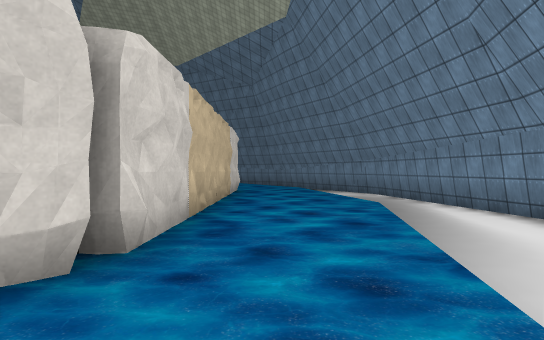
View 1 (above)

24 first-person views from a walk through a scene from a Unity 3-D project. The camera is 1.2 m above the floor, looks level and sees 80° across. The floor is counted in squares, 2 m on a side. Each view is taken from the middle of a square. On the plan, view 1 faces up. The plan holds only what a view shows up to about 10 squares ahead; the rest is blank. The place goes on beyond the plan. Some surface patterns are stand-ins.

View 2
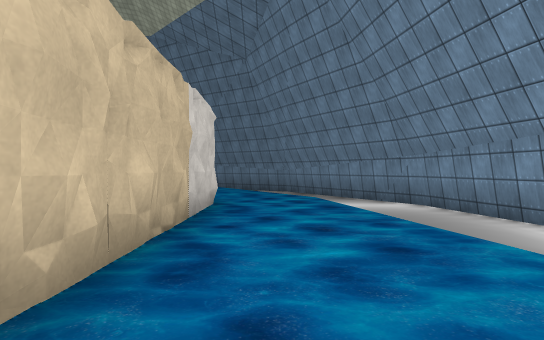

View 3
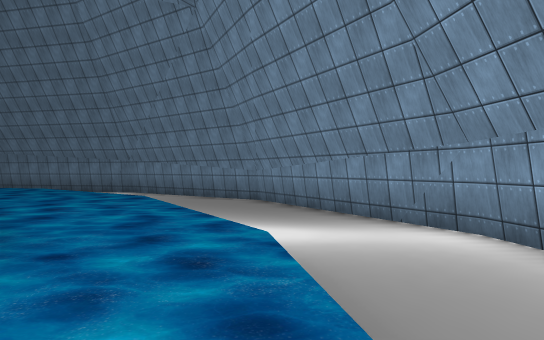

View 4
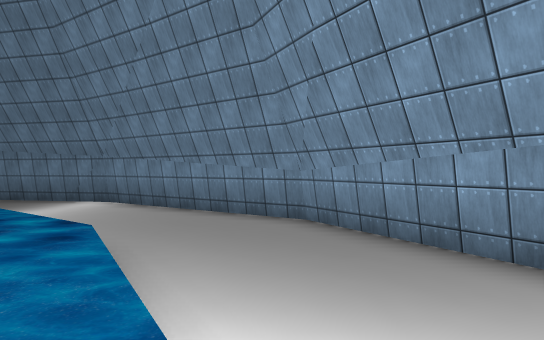

View 5
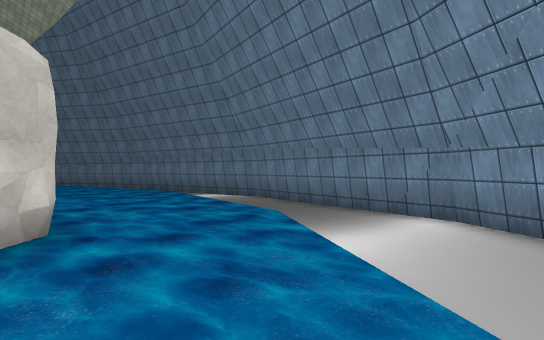

View 6
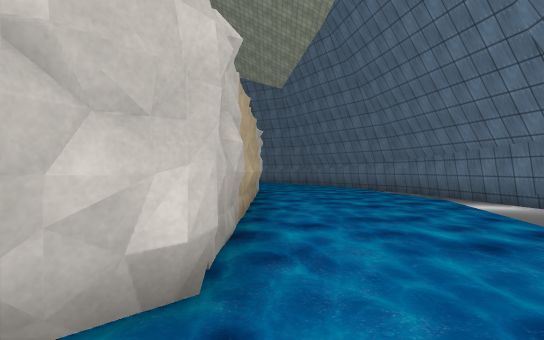

View 7
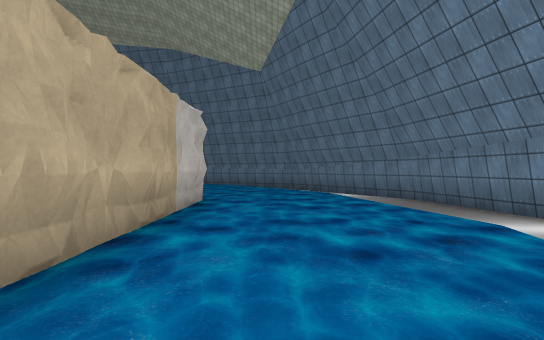

View 8
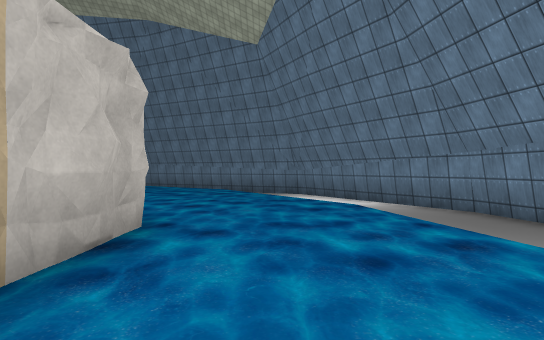

View 9
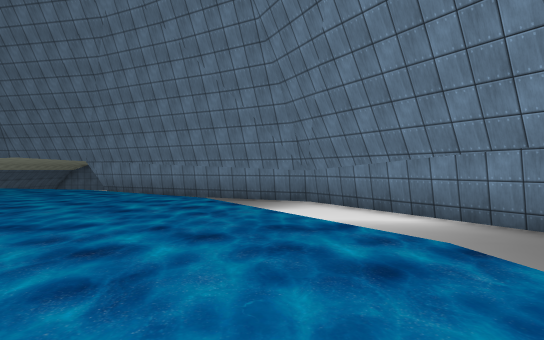

View 10
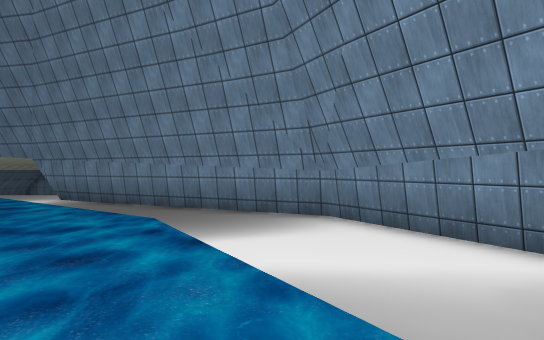

View 11
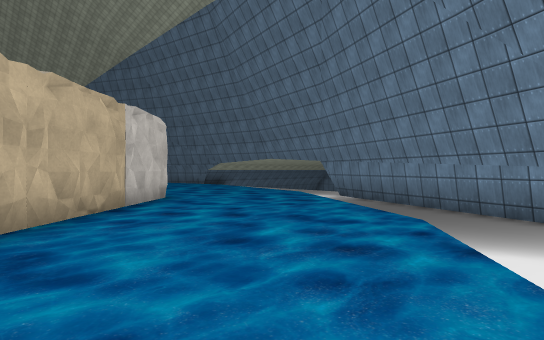

View 12
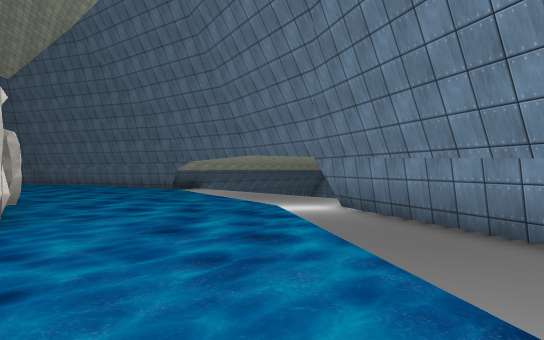

View 13
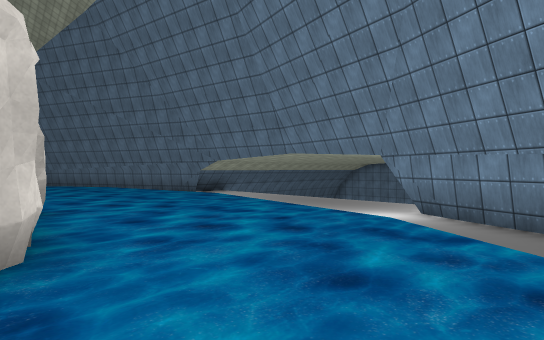

View 14
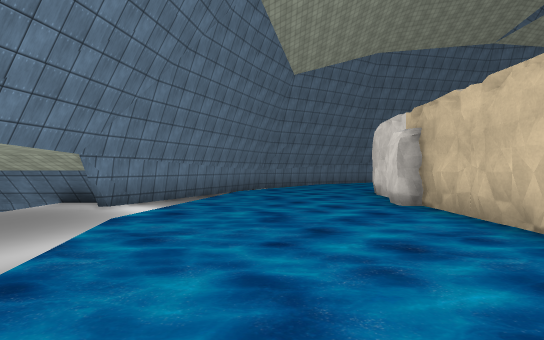

View 15
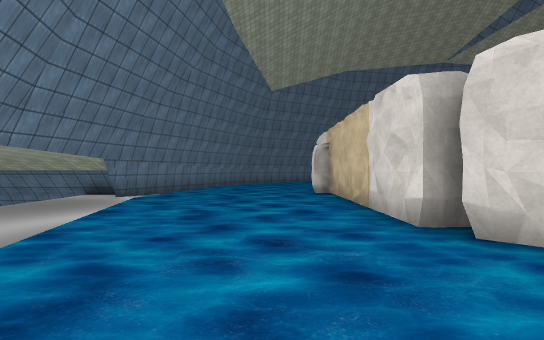

View 16
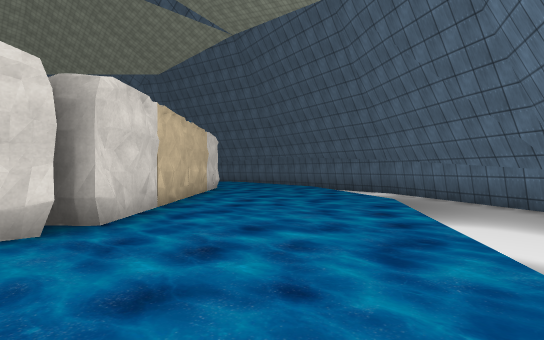

View 17
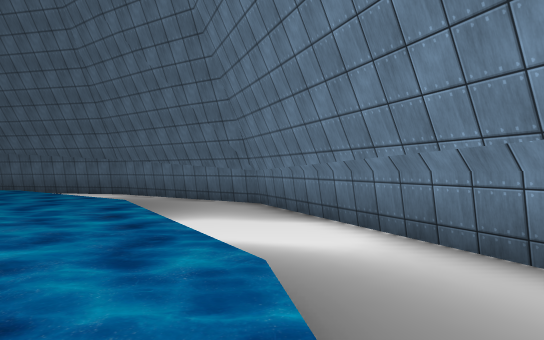

View 18
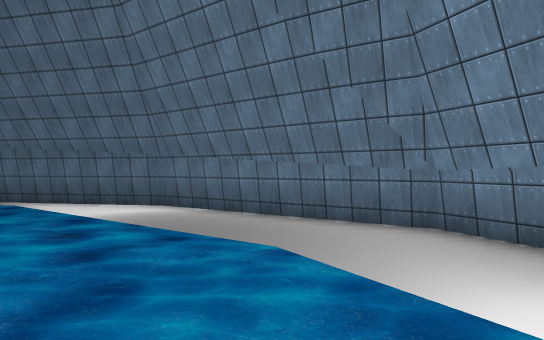

View 19
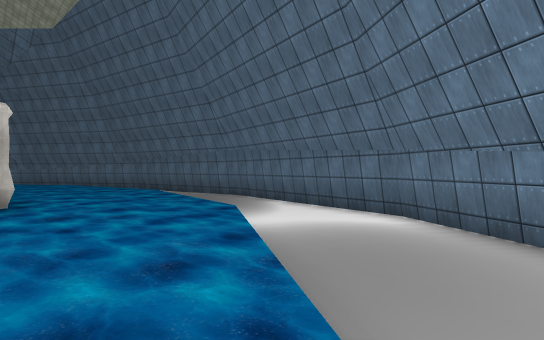

View 20
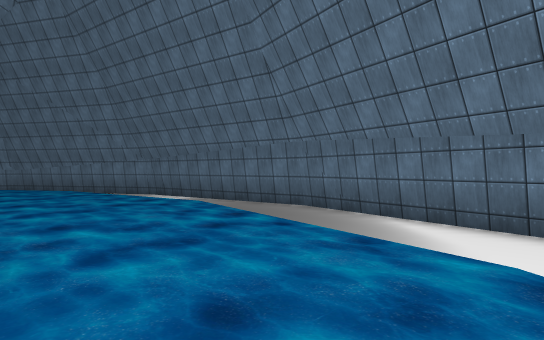

View 21
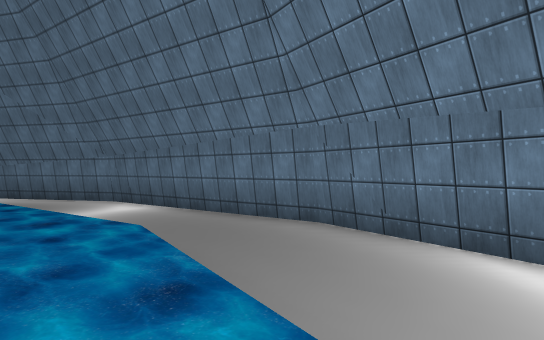

View 22
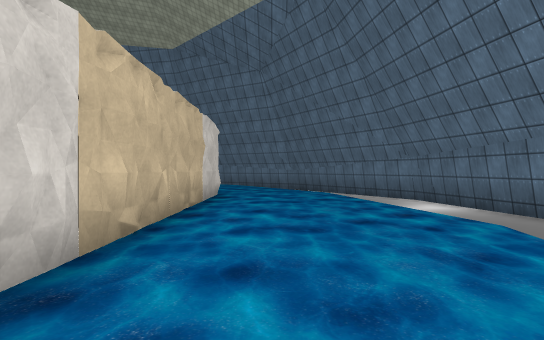

View 23
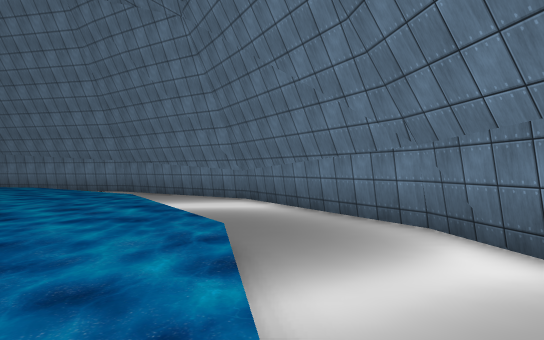

View 24
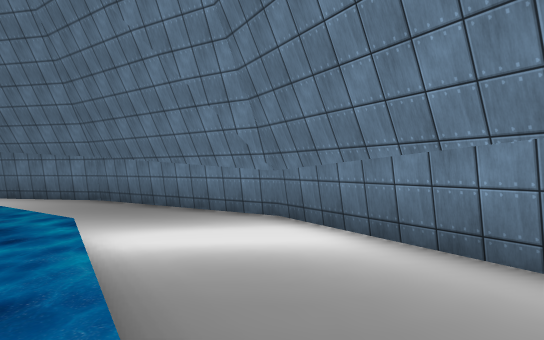

### Floor plan
Key: @ floor where view 1 was taken; # wall or solid block; . floor; ≈ liquid the walk keeps out of.
Columns run from 27 left of view 1 to 4 right of it. Each row starts with its distance up from view 1.
 22         ######≈≈ ≈######
 21        ##≈≈≈≈≈≈≈≈≈≈≈≈≈≈##
 20      ###≈≈≈≈≈      ≈≈≈≈≈###
 19     ##≈≈≈≈≈≈≈≈....≈≈≈≈≈≈≈≈##
 18    ##≈≈≈≈≈............≈≈≈≈≈##
 17   ##≈≈≈≈≈..............≈≈≈≈≈##
 16   #≈≈≈≈..................≈≈≈≈##
 15  ##≈≈≈......# ########....≈≈≈≈#
 14  #≈≈≈≈.....            ...≈≈≈≈##
 13  #≈≈≈.....#             ...≈≈≈≈#
 12 ##≈≈.....##              ...≈≈≈#
 11 #≈≈≈...###                ..≈≈≈#
 10 #≈≈....                   #..≈≈≈
  9 ≈≈ ....#                  #.. ≈≈
  8 ≈≈≈....#                  #..≈≈≈
  7 ≈≈≈....#                  #..≈≈≈
  6 ≈≈≈....#                  #..≈≈≈
  5 ≈≈≈....                   #..≈≈≈
  4  ≈≈....#                  #..≈≈≈
  3  ≈≈....#                  #..≈≈
  2    ....##                ##..≈≈≈
  1  ≈≈≈....##                ..≈≈≈
  0 ##≈≈.....##              ..@ ≈≈#
 -1  #≈≈≈.....#             ...≈≈≈≈#
 -2  #≈≈≈≈.....            ...≈≈≈≈##
 -3  ##≈≈≈...... #######  ....≈≈≈≈#
 -4   #≈≈≈≈..................≈≈≈≈##
 -5   ##≈≈≈≈≈..............≈≈≈≈≈##
 -6    ##≈≈≈≈≈............≈≈≈≈≈##
 -7     ##≈≈≈≈≈≈≈≈....≈≈≈≈≈≈≈≈##
 -8      ###≈≈≈≈≈≈≈≈≈≈≈≈≈≈≈≈###
 -9        ##≈≈≈≈≈≈≈≈≈≈≈≈≈≈##
-10         ######≈≈≈≈######

Positions as (right, up) in squares from view 1, and headings:
1: (0, 0), facing up
2: (0, 4), facing up
3: (1, 8), facing up
4: (0, 12), facing up
5: (-3, 15), facing up-left
6: (-5, 16), facing left
7: (-8, 17), facing left
8: (-11, 17), facing left
9: (-14, 17), facing left
10: (-17, 17), facing left
11: (-17, 17), facing down-left
12: (-20, 15), facing down-left
13: (-20, 13), facing down-left
14: (-23, 2), facing up
15: (-22, -1), facing up
16: (-24, 3), facing down-right
17: (-24, 3), facing down
18: (-21, -1), facing down
19: (-21, -3), facing down-right
20: (-17, -4), facing down-right
21: (-15, -6), facing down-right
22: (-15, -5), facing right
23: (-10, -7), facing right
24: (-6, -6), facing right
